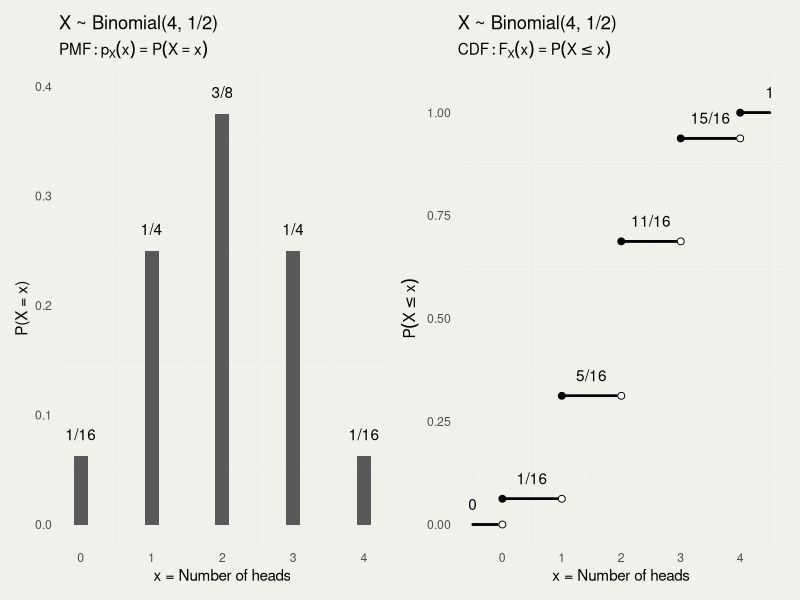
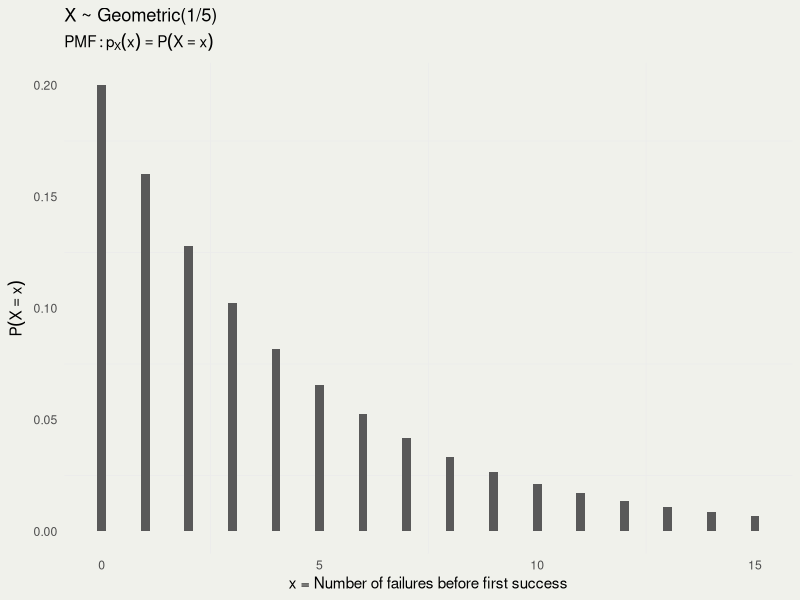
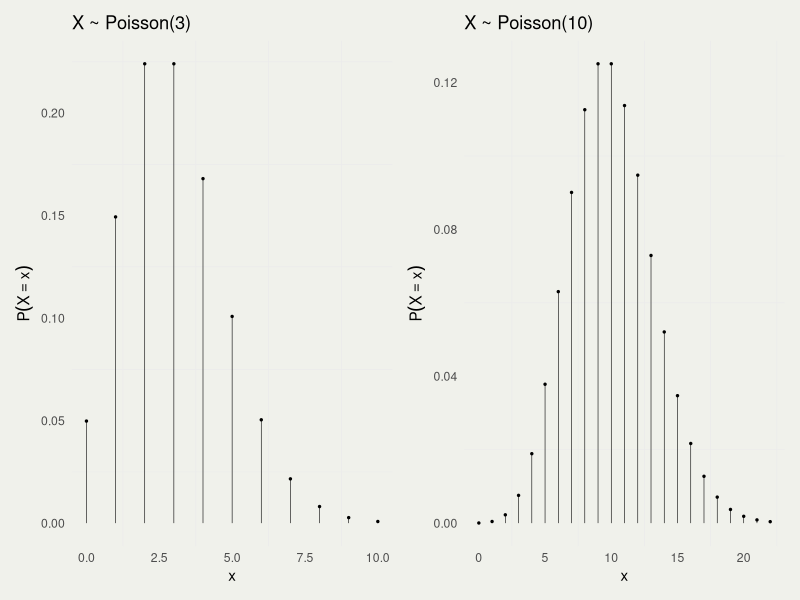
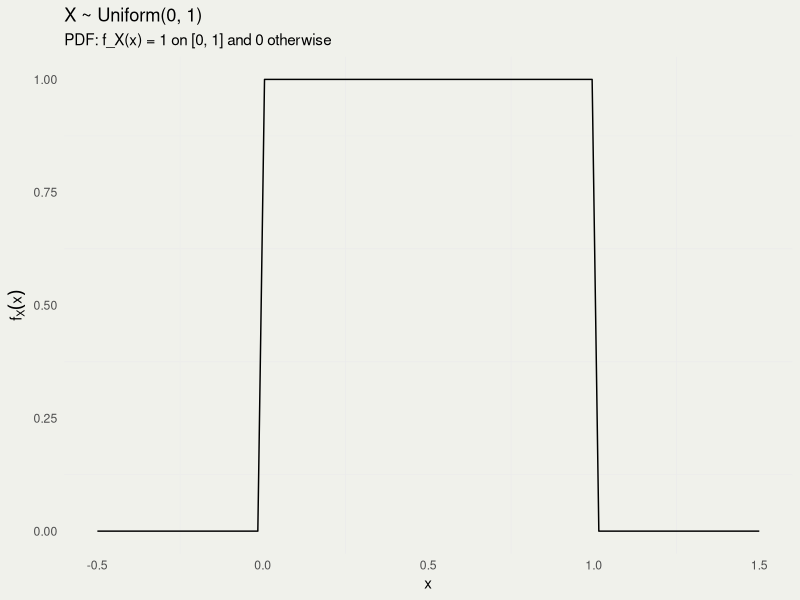
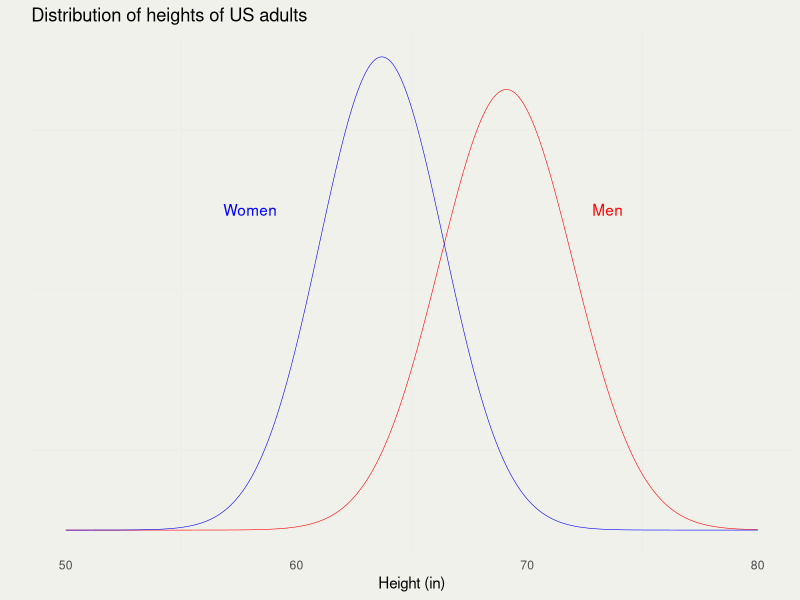
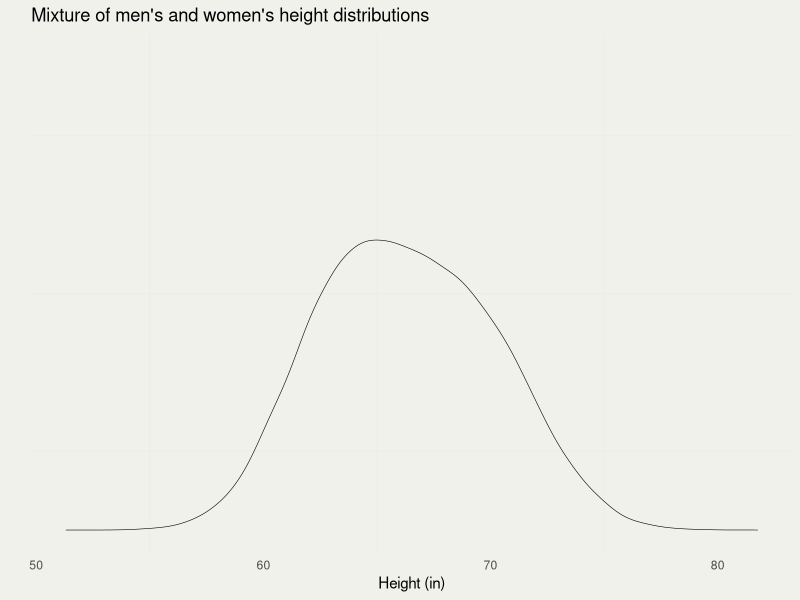

Generate these figures, in order, with R:
## ---- chunk 1
#| include: false

library(ggplot2)
library(MASS)
library(patchwork)

thm <-
  theme_minimal() + theme(
    panel.background = element_rect(fill = "#f0f1eb", color = "#f0f1eb"),
    plot.background = element_rect(fill = "#f0f1eb", color = "#f0f1eb"),
    panel.grid.major = element_blank()
  )
theme_set(thm)

dbinom_theta <- function(theta, N, y) {
  choose(N, y) * theta^y * (1 - theta)^(N - y)
}

dot_plot <- function(x, y) {
  p <- ggplot(data.frame(x, y), aes(x, y))
  p + geom_point(aes(x = x, y = y), size = 0.5) +
    geom_segment(aes(x = x, y = 0, xend = x, yend = y), linewidth = 0.2) +
    xlab(expression(theta)) + ylab(expression(f(theta)))
}

## ---- chunk 2
#| fig-align: center
#| fig-width: 9
#| fig-height: 4

N <- 4

# compute and plot the PMF
pmf <- dbinom(x = 0:N, size = N, prob = 1/2)
d <- data.frame(x = 0:N, pmf)
p1 <- ggplot(d, aes(x, pmf))
p1 <- p1 + geom_col(width = 0.2) +
  geom_text(aes(label = fractions(pmf)), nudge_y = 0.02) +
  ylab("P(X = x)") + xlab("x = Number of heads") +
  ggtitle("X ~ Binomial(4, 1/2)",
          subtitle = expression(PMF: p[X](x) == P(X == x)))

# compute and plot the CDF
x <- seq(-0.5, 4.5, length.out = 500)
cdf <- pbinom(q = x, size = N, prob = 1/2)
d <- data.frame(x, cdf)
dd <- data.frame(x = seq(-0.5, 4.5, by = 1), cdf = unique(cdf), x_empty = 0:5)
closed <- data.frame(x = 0:N, cdf = pbinom(0:N, size = N, prob = 1/2))
p2 <- ggplot(d, aes(x, cdf))
p2 <- p2 + geom_point(size = 0.2) +
  geom_text(aes(x, cdf, label = fractions(cdf)), data = dd, nudge_y = 0.05) +
  geom_point(aes(x_empty, cdf), data = dd[-6, ], size = 2, color = "white") +
  geom_point(aes(x_empty, cdf), data = dd[-6, ], size = 2, shape = 1) +
  geom_point(aes(x, cdf), data = closed, size = 2) +
  ggtitle("X ~ Binomial(4, 1/2)",
          subtitle = expression(CDF: F[X](x) == P(X <= x))) +
  ylab(expression(P(X <= x))) + xlab("x = Number of heads")

p1 + p2
## ---- chunk 3
#| echo: true

# What is the probability of getting 2 heads in 5 flips of a fair coin?
N <- 5
x <- 2
dbinom(x = x, size = N, prob = 0.5) |> fractions()

# Evaluate the PMF over values inside and outside its support
x <- -2:7
dbinom(x = x, size = N, prob = 0.5) |> fractions()

# Verify that the PMF sums to 1
sum(dbinom(x = x, size = N, prob = 0.5))
## ---- chunk 4
#| echo: true

N <- 5
x <- -2:7

# What is the probability of 3 heads or fewer?
pbinom(q = 3, size = N, prob = 0.5) |> fractions()

# Evaluate the CDF over x
pbinom(q = x, size = N, prob = 0.5) |> fractions()

# Recover the CDF by cumulatively summing the PMF
dbinom(x = x, size = N, prob = 0.5) |> cumsum() |> fractions()
## ---- chunk 5
#| echo: true

x <- 3
theta <- 1/2
dgeom(x = x, prob = theta) |> fractions()
## ---- chunk 6
#| echo: true

x <- 3
theta <- 1/3
dgeom(x = x, prob = theta) |> fractions()
## ---- chunk 7
#| cache: true
#| fig-width: 5
#| fig-height: 4
#| fig-align: center
#| echo: true
#| output-location: column

x <-  0:15
theta <- 1/5
y <- dgeom(x = x, prob = theta)
d <- data.frame(x, y)
p <- ggplot(d, aes(x, y))
p + geom_col(width = 0.2) +
  xlab("x = Number of failures before first success") +
  ylab(expression(P(X == x))) +
  ggtitle("X ~ Geometric(1/5)",
          subtitle = expression(PMF: p[X](x) == P(X == x)))

## ---- chunk 8
#| echo: true

theta <- 1/5
x <- 0:100
sum(x * dgeom(x = x, prob = theta))

theta <- 1/4
sum(x * dgeom(x = x, prob = theta))
## ---- chunk 9
#| echo: true
#| cache: true

# Probability of exactly two heads in five trials
(P2 <- dbinom(2, 5, prob = 1/2))

# Generate 1,000,000 independent Binomial(5, 1/2) realizations
set.seed(2006)
x <- rbinom(1e6, size = 5, prob = 1/2)
x[1:30]

# Indicator RV: I2 is TRUE (1) when x == 2 and FALSE (0) otherwise
I2 <- (x == 2)
I2[1:30] |> as.integer()

# Estimate E(I2), which equals P(X = 2) = P2
mean(I2)
## ---- chunk 10
#| echo: true
#| output-location: column

set.seed(2006)
n <- 1e5
theta1 <- 1/6
theta2 <- 1/3
x <- rgeom(n, prob = theta1)
var(x) |> round(2)
y <- rgeom(n, prob = theta2)
var(y) |> round(2)
(var(x) + var(y)) |> round(2)
var(x + y) |> round(2)
cov(x, y) |> round(2)
(var(x) + var(y) + 2 * cov(x, y)) |> round(2)
# compare to the analytic result
(1 - theta1) / (theta1)^2 + (1 - theta2) / (theta2)^2
## ---- chunk 11
#| cache: true
#| fig-width: 6
#| fig-height: 3
#| fig-align: center
#| echo: true

p1 <- dot_plot(0:10, dpois(0:10, lambda = 3)) + xlab("x") +
  ylab(expression(P(X == x))) + ggtitle("X ~ Poisson(3)")
p2 <- dot_plot(0:22, dpois(0:22, lambda = 10)) + xlab("x") +
  ylab(expression(P(X == x))) + ggtitle("X ~ Poisson(10)")
p1 + p2
## ---- chunk 12
#| echo: true
#| fig-width: 5
#| fig-height: 3.9
#| fig-align: center

x <- seq(-0.5, 1.5, length.out = 100)
pdf_x <- dunif(x, min = 0, max = 1)
p <- ggplot(data.frame(x, pdf_x), aes(x, pdf_x))
p + geom_line() + ylab(expression(f[X](x))) +
  ggtitle("X ~ Uniform(0, 1)", subtitle = "PDF: f_X(x) = 1 on [0, 1] and 0 otherwise")
## ---- chunk 13
#| echo: true

set.seed(2006)
x <- runif(1e4, min = 0, max = 1) # pick a random breaking point on (0, 1)
y <- ifelse(x > 0.5, x, 1 - x)    # generate y = max(x, 1-x)
mean(y) |> round(3)               # estimate the expectation E(Y)
## ---- chunk 14
#| echo: true
#| fig-width: 5
#| fig-height: 4
#| fig-align: center
#| output-location: column

mu_m <- 69.1   # mean height of US men in inches
sigma_m <- 2.9 # corresponding standard deviation
mu_w <- 63.7   # mean height of US women in inches
sigma_w <- 2.7 # corresponding standard deviation

x <- seq(50, 80, length.out = 1e3)
pdf_m <- dnorm(x, mean = mu_m, sd = sigma_m)
pdf_w <- dnorm(x, mean = mu_w, sd = sigma_w)
p <- ggplot(data.frame(x, pdf_m, pdf_w), aes(x, pdf_m))
p <- p + geom_line(linewidth = 0.2, color = "red") +
  geom_line(aes(y = pdf_w), linewidth = 0.2, color = "blue") +
  xlab("Height (in)") + ylab("") +
  ggtitle("Distribution of heights of US adults") +
  annotate("text", x = 73.5, y = 0.10, label = "Men", color = "red") +
  annotate("text", x = 58, y = 0.10, label = "Women", color = "blue") +
  theme(axis.text.y = element_blank(),
        axis.ticks.y = element_blank())

print(p)
## ---- chunk 15
#| echo: true
#| fig-width: 5
#| fig-height: 4
#| fig-align: center
#| output-location: column

set.seed(2006)
n_m <- as.integer(1e5 * 0.48)
n_w <- as.integer(1e5 * 0.52)

h_m <- rnorm(n_m, mu_m, sigma_m)
h_w <- rnorm(n_w, mu_w, sigma_w)
h <- c(h_m, h_w)

p <- ggplot(data.frame(h), aes(x = h))
p + geom_density(linewidth = 0.2, bw = 0.5) +
  xlab("Height (in)") + ylab("") + ylim(0, 0.15) +
  ggtitle("Mixture of men's and women's height distributions") +
  theme(
    axis.text.y = element_blank(),
    axis.ticks.y = element_blank()
  )
## ---- chunk 16
#| echo: true

pnorm(65, mean = mu_m, sd = sigma_m) |>
  round(2)
## ---- chunk 17
#| echo: true

(pnorm(70, mean = mu_w, sd = sigma_w) -
 pnorm(60, mean = mu_w, sd = sigma_w)) |>
  round(2)
## ---- chunk 18
#| echo: true

integrate(dnorm, lower = 0, upper = Inf,
          mean = 5.4, sd = sqrt(15.7))$value |>
  round(2)
## ---- chunk 19
#| echo: true

p_m_taller <- 1 - pnorm(0, mean = 5.4, sd = sqrt(15.7))
p_m_taller |> round(2)
## ---- chunk 20
#| echo: true
#| cache: true

set.seed(2006)
n <- 1e5
height_m <- rnorm(n, mu_m, sigma_m)
height_w <- rnorm(n, mu_w, sigma_w)
z <- height_m - height_w
mean(z > 0) |> round(2)
